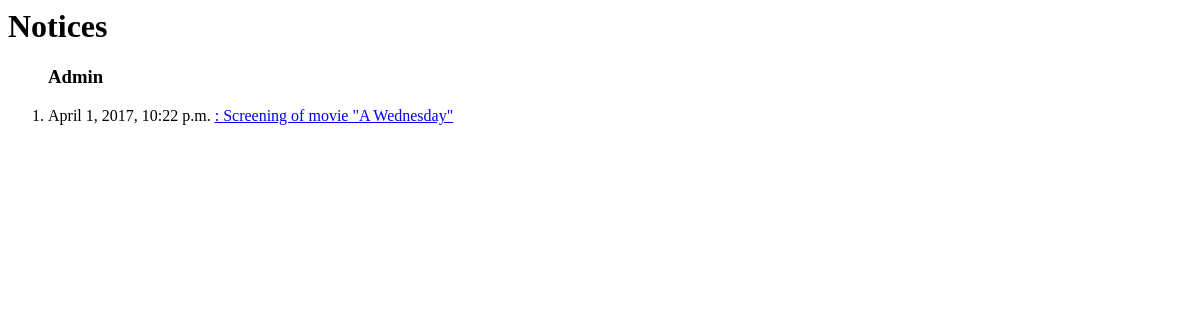
The app's page /bulletin/categories/2/ (signed in), older data.
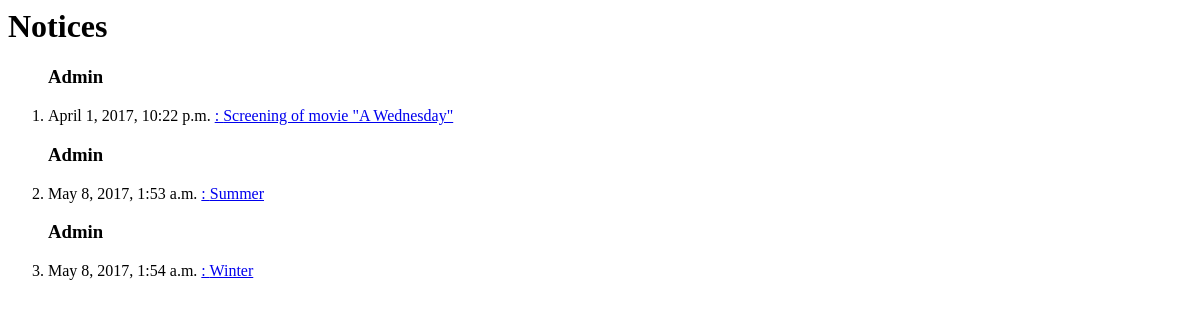
The same page, newer data.
### bulletin/models.py (models this page shows, shortened)
class Notice(models.Model):
    upload = models.DateTimeField(auto_now_add=True)
    subject = models.CharField(max_length=40)
    content = models.CharField(max_length=300)
    category = models.ForeignKey('Category', on_delete=models.CASCADE)
    expiry_date =  models.DateTimeField('expiry date')

class Category(models.Model):
    name = models.CharField(max_length=40)
    suscriber = models.ManyToManyField(Student, through='Subscription')
    def __str__(self):              # __unicode__ on Python 2
        return self.name

### bulletin/views.py (the view)
# urls.py: url(r'^categories/(?P<category_id>[0-9]+)/$', views.category_notice, name='category_notice'),
@login_required(login_url='/bulletin/')
def category_notice(request,category_id):
    category = get_object_or_404(Category, pk=category_id)
    notice_list = Notice.objects.all().filter(category = category_id)
    template = loader.get_template('bulletin/category_notice.html')
    context = {
       'notice_list': notice_list,
    }
    return HttpResponse(template.render(context, request))

### bulletin/templates/bulletin/category_notice.html
{% if notice_list %}
    <h1>Notices</h1>
    <ol>
    {% for notice in notice_list %}
       <h3>{{ notice.category }}</h3>
	<li> {{notice.upload}} <a href= "/bulletin/notices/{{ notice.id}}/" >  : {{notice.subject }}</a></li>
    {% endfor %}
    </ol>
    {% else %}
	<p> No NOtice available</p>
{% endif %}

Row changes from the older to the newer data that the page shows:
added Notice: category "Admin", upload "May 8, 2017, 1:53 a.m.", subject "Summer"
added Notice: category "Admin", upload "May 8, 2017, 1:54 a.m.", subject "Winter"
